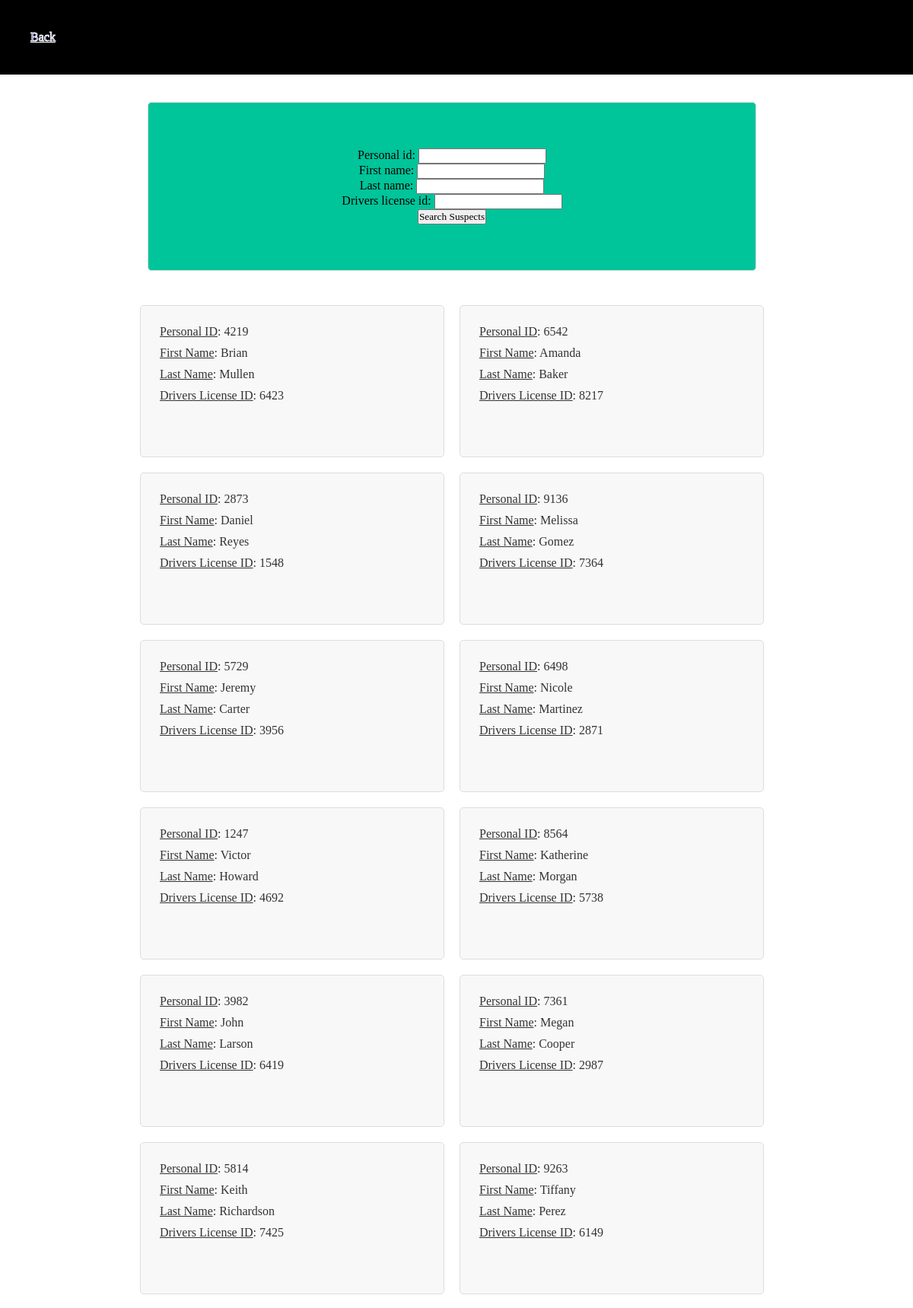
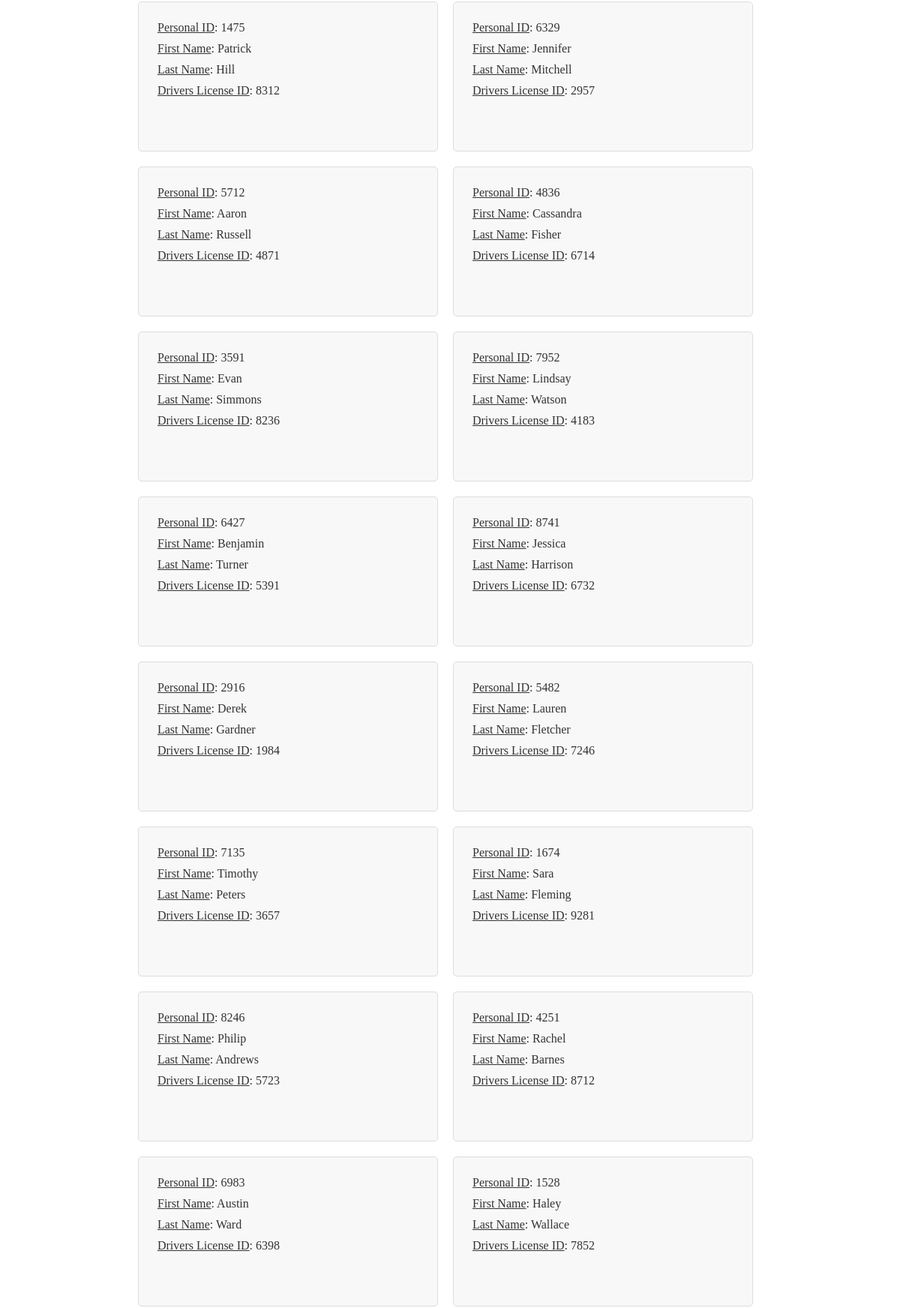
Page /suspects/ (upper part) on the committed database (2 pictures, top to bottom).
### app/models.py (models this page shows)
class Suspect(models.Model):
    personal_id = models.IntegerField()
    first_name = models.TextField()
    last_name = models.TextField()
    drivers_license_id = models.IntegerField()

### app/views.py (the view)
# urls.py: path("suspects/", suspects_view, name="suspects"),
def suspects_view(request: HttpRequest) -> HttpResponse:
    if models.Suspect.objects.all().count() == 0:
        suspect_data = models.load_suspect_data()
        models.save_suspect_data(suspect_data)
    form = SuspectForm(request.GET)
    if form.is_valid():
        personal_id = form.cleaned_data["personal_id"]
        first_name = form.cleaned_data["first_name"]
        last_name = form.cleaned_data["last_name"]
        drivers_license_id = form.cleaned_data["drivers_license_id"]
        all_suspects = models.all_suspects()
        filtered_suspects = models.find_suspect(
            personal_id, first_name, last_name, drivers_license_id
        )
        return render(
            request,
            "suspects.html",
            {
                "form": form,
                "all_suspects": all_suspects,
                "filtered_suspects": filtered_suspects,
            },
        )
    return render(request, "suspects.html", {"form": form})

### app/forms.py
class SuspectForm(forms.Form):
    personal_id = forms.IntegerField(required=False)
    first_name = forms.CharField(required=False)
    last_name = forms.CharField(required=False)
    drivers_license_id = forms.IntegerField(required=False)

### app/models.py (called while the page is built)
def all_suspects():
    return Suspect.objects.all()

def find_suspect(personal_id, first_name, last_name, drivers_license_id):
    suspects = all_suspects()
    if personal_id:
        suspects = suspects.filter(personal_id=personal_id)
    if first_name:
        suspects = suspects.filter(first_name=first_name)
    if last_name:
        suspects = suspects.filter(last_name=last_name)
    if drivers_license_id:
        suspects = suspects.filter(drivers_license_id=drivers_license_id)
    return suspects

### app/templates/suspects.html (shortened to what this page needs)
{% extends "root.html" %}{% block content %}
<div id="main">
    <div id="search">
        <form action="{% url "suspects" %}">
            {% csrf_token %} {{ form.as_p }}
            <button>Search Suspects</button>
        </form>
    </div>
    <div id="data">
        {% if not filtered_suspects%}
            {% for suspect in all_suspects %}
                <div class="data">
                    <p><u>Personal ID</u>: {{ suspect.personal_id }}</p>
                    <p><u>First Name</u>: {{ suspect.first_name }}</p>
                    <p><u>Last Name</u>: {{ suspect.last_name }}</p>
                    <p><u>Drivers License ID</u>: {{ suspect.drivers_license_id }}</p>
                </div>
            {% endfor %}
        {% elif filtered_suspects %}
            {% for suspect in  filtered_suspects%}
            <div class="data">
                <p><u>Personal ID</u>: {{ suspect.personal_id }}</p>
                <p><u>First Name</u>: {{ suspect.first_name }}</p>
                <p><u>Last Name</u>: {{ suspect.last_name }}</p>
                <p><u>Drivers License ID</u>: {{ suspect.drivers_license_id }}</p>
            </div>
            {% endfor %}
        {% endif %}
    </div>
</div>{% endblock content %}

### app/static/styles.css (style rules this page uses)
* { margin: 0; padding: 0; box-sizing: border-box; font-family: verdana; text-align: center; }
html, body { background: white; }
#main { width: 99%; display: flex; flex-direction: column; justify-content: center; align-items: center; flex-wrap: wrap; }
#search { margin: 3%; width: 800px; padding: 60px; border: 1px solid #ddd; border-radius: 5px; background: #00c49a; }
#data { justify-content: center; align-items: center; width: 99%; display: flex; flex-wrap: wrap; flex-direction: row; }
.data { flex-direction: column; justify-content: flex-start; align-items: flex-start; width: 400px; height: 200px; display: flex; text-align: left; flex-wrap: wrap; padding: 20px; margin: 10px; background: #f8f8f8; border: 1px solid #ddd; border-radius: 5px; font-family: "Arial", sans-serif; font-size: 16px; color: #333; overflow-y: auto; }
.data p { margin: 5px; text-align: left; }

### rows in the picture
Suspect: personal_id "4219", first_name "Brian", last_name "Mullen", drivers_license_id "6423"
Suspect: personal_id "6542", first_name "Amanda", last_name "Baker", drivers_license_id "8217"
Suspect: personal_id "2873", first_name "Daniel", last_name "Reyes", drivers_license_id "1548"
Suspect: personal_id "9136", first_name "Melissa", last_name "Gomez", drivers_license_id "7364"
Suspect: personal_id "5729", first_name "Jeremy", last_name "Carter", drivers_license_id "3956"
Suspect: personal_id "6498", first_name "Nicole", last_name "Martinez", drivers_license_id "2871"
Suspect: personal_id "1247", first_name "Victor", last_name "Howard", drivers_license_id "4692"
Suspect: personal_id "8564", first_name "Katherine", last_name "Morgan", drivers_license_id "5738"
Suspect: personal_id "3982", first_name "John", last_name "Larson", drivers_license_id "6419"
Suspect: personal_id "7361", first_name "Megan", last_name "Cooper", drivers_license_id "2987"
Suspect: personal_id "5814", first_name "Keith", last_name "Richardson", drivers_license_id "7425"
Suspect: personal_id "9263", first_name "Tiffany", last_name "Perez", drivers_license_id "6149"
Suspect: personal_id "1475", first_name "Patrick", last_name "Hill", drivers_license_id "8312"
Suspect: personal_id "6329", first_name "Jennifer", last_name "Mitchell", drivers_license_id "2957"
Suspect: personal_id "5712", first_name "Aaron", last_name "Russell", drivers_license_id "4871"
Suspect: personal_id "4836", first_name "Cassandra", last_name "Fisher", drivers_license_id "6714"
Suspect: personal_id "3591", first_name "Evan", last_name "Simmons", drivers_license_id "8236"
Suspect: personal_id "7952", first_name "Lindsay", last_name "Watson", drivers_license_id "4183"
Suspect: personal_id "6427", first_name "Benjamin", last_name "Turner", drivers_license_id "5391"
Suspect: personal_id "8741", first_name "Jessica", last_name "Harrison", drivers_license_id "6732"
Suspect: personal_id "2916", first_name "Derek", last_name "Gardner", drivers_license_id "1984"
Suspect: personal_id "5482", first_name "Lauren", last_name "Fletcher", drivers_license_id "7246"
Suspect: personal_id "7135", first_name "Timothy", last_name "Peters", drivers_license_id "3657"
Suspect: personal_id "1674", first_name "Sara", last_name "Fleming", drivers_license_id "9281"
Suspect: personal_id "8246", first_name "Philip", last_name "Andrews", drivers_license_id "5723"
Suspect: personal_id "4251", first_name "Rachel", last_name "Barnes", drivers_license_id "8712"
Suspect: personal_id "6983", first_name "Austin", last_name "Ward", drivers_license_id "6398"
Suspect: personal_id "1528", first_name "Haley", last_name "Wallace", drivers_license_id "7852"
